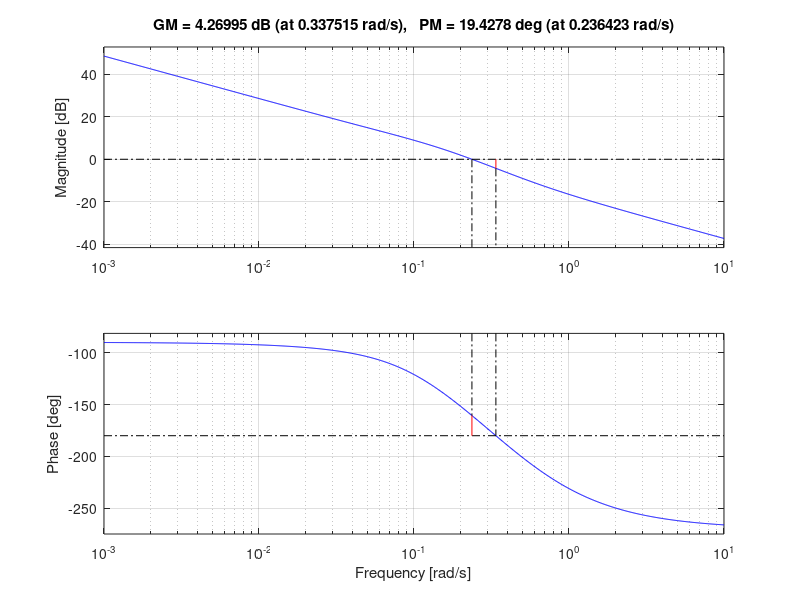

Here is the MATLAB script that generated this plot:
%% Ch.5 — Margins in code
% Process Dynamics and Control, SeoulTech — slide 29
% https://seoultechpse.github.io/ProCon/ch5/ch5_frequency.html#/28
% Requires: Control System Toolbox

clear; close all; clc

G = tf([-6 3], conv([10 1],[5 1]));
[Ku,~,wc] = margin(G);   Pu = 2*pi/wc;      % 2.5, 15.2 s

Kc = Ku/2.2;   tI = Pu/1.2;                 % Ziegler-Nichols PI
L = Kc*tf([tI 1],[tI 0])*G;
[GM,PM,wc,wg] = margin(L)                   % 1.63, 19.4 deg
theta_max = PM*pi/180/wg                    % 1.43 s
margin(L)                                   % Bode plot with margins marked
